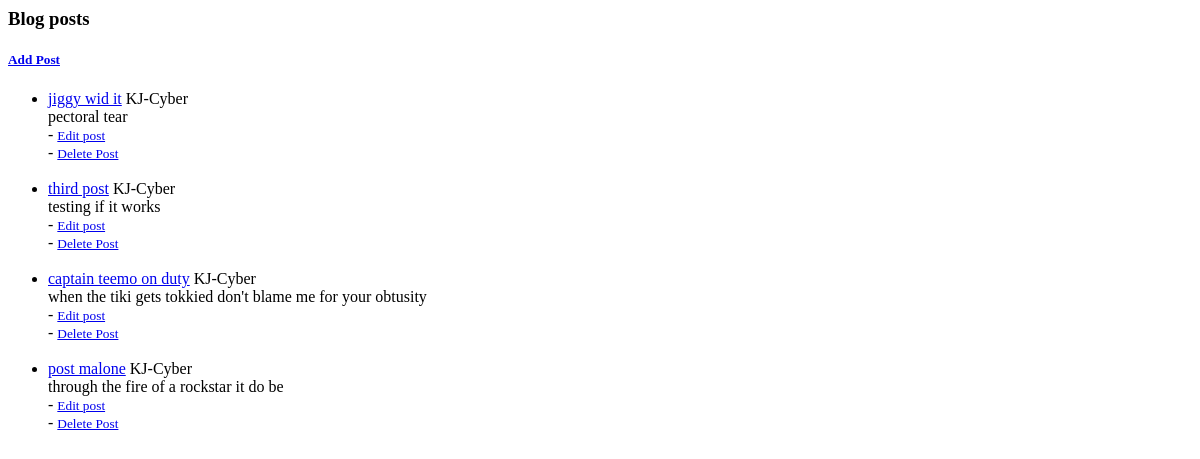
The app's page /, older data.
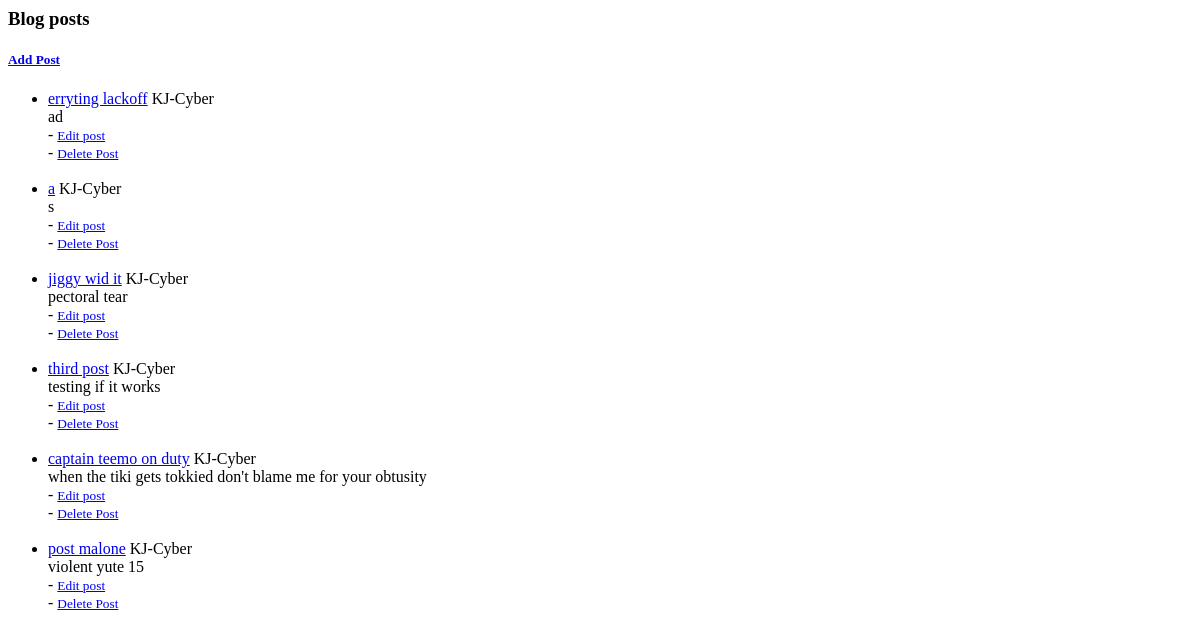
The same page, newer data.
### blogApp/models.py (models this page shows, shortened)
class Post(models.Model):
    title = models.CharField(max_length=255)
    author = models.ForeignKey(User, on_delete=models.CASCADE)
    body = models.TextField()

### blogApp/views.py (the view)
# urls.py: path('', home_View.as_view(), name="home"),
class home_View(ListView):
    model = Post
    template_name = 'home.html'
    ordering = ['-id']

### blogApp/templates/home.html (shortened to what this page needs)
<h3> Blog posts </h3>
<h5><a href="{% url 'post_Create' %}">Add Post</a></h5>
<ul>
{% for post in object_list %}
    <li><a href="{% url 'post_Detail' post.pk %}">{{ post.title}}</a>
    {{ post.author}}</br>
    {{ post.body }}</li> - <small><a href="{% url 'post_Update' post.pk %}">  Edit post </a></small> </br>
    - <small><a href="{% url 'post_Delete' post.pk %}">  Delete Post </a></small>
{% endfor %}
</ul>

Row changes from the older to the newer data that the page shows:
added Post: title "erryting lackoff", author "KJ-Cyber", body "ad"
added Post: title "a", author "KJ-Cyber", body "s"
changed Post "post malone": body "through the fire of a rockstar it do be" → "violent yute 15"
